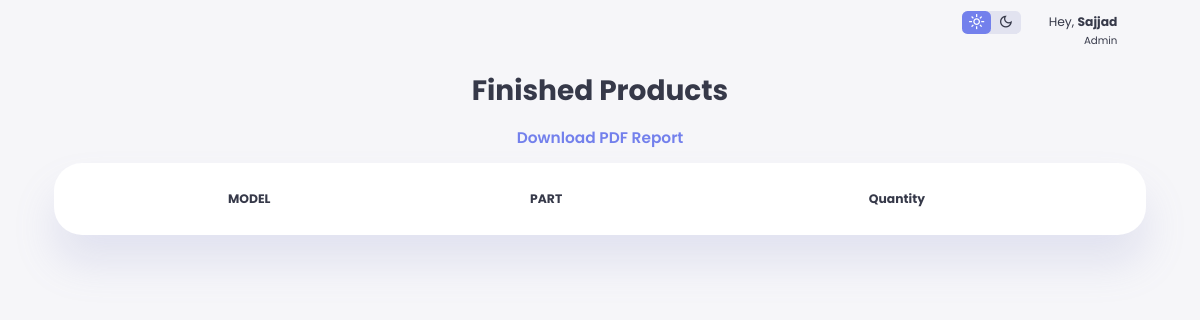
Before: /ShowFinishedMat/ (signed in) with the older database file.
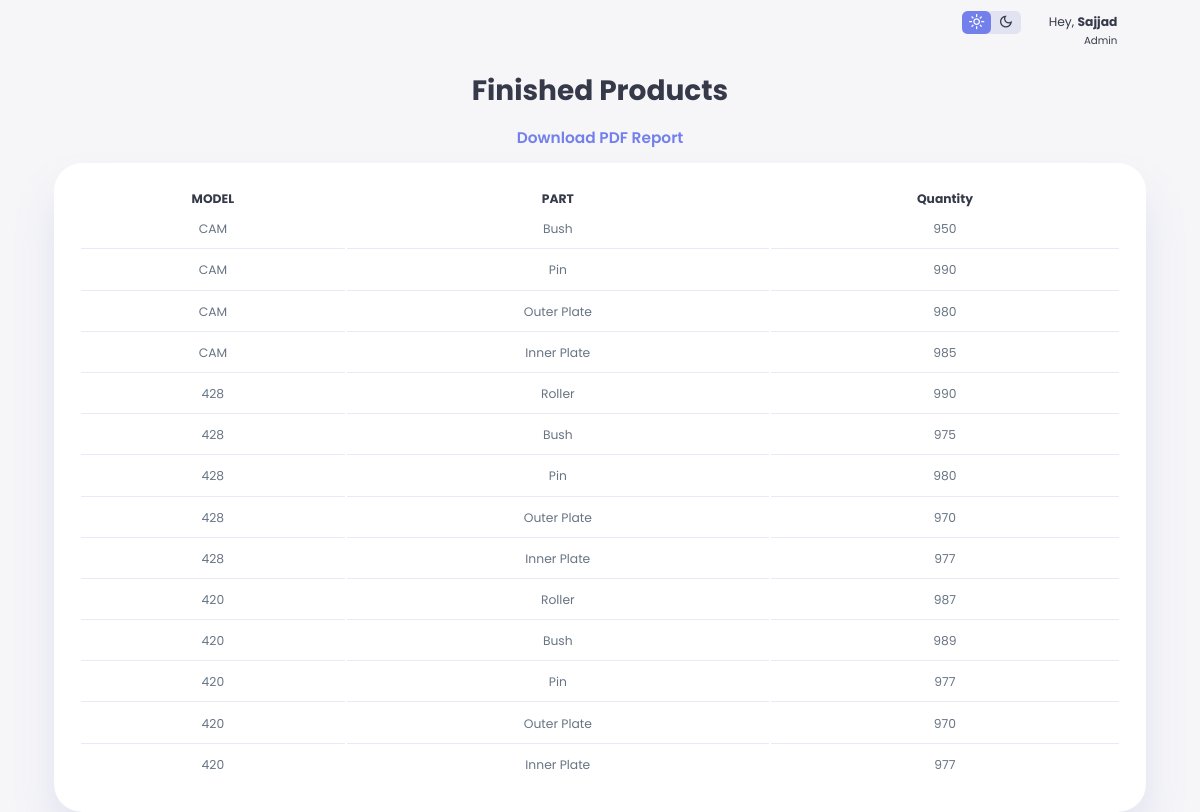
After: the same page with the newer database file.
### atlas/models.py (models this page shows, shortened)
class FinishedProduct(models.Model):
    MODEL_CHOICES = [
        ('420', '420'),
        ('428', '428'),
        ('CAM', 'CAM'),
    ]
    PART_CHOICES = [
        ('Inner Plate', 'Inner Plate'),
        ('Outer Plate', 'Outer Plate'),
        ('Pin', 'Pin'),
        ('Bush', 'Bush'),
        ('Roller', 'Roller'),
    ]
    model = models.CharField(max_length=50, choices=MODEL_CHOICES)
    part = models.CharField(max_length=50, choices=PART_CHOICES)
    quantity = models.IntegerField(default=0)

### atlas/views.py (the view)
# urls.py: path('ShowFinishedMat/', views.ShowFinishedMat, name="ShowFinishedMat"),
def ShowFinishedMat(request):
    context = {}
    context['Products'] = FinishedProduct.objects.all().order_by('-id')
    return render(request, 'AllFinished.html', context)

### templates/AllFinished.html (shortened to what this page needs)
{% load static %}
<!DOCTYPE html>
<html lang="en">
<head>
</head>
<body>
  {% if user.is_authenticated %}
  <div class="container">
    <main>
      <div class="products">
        <h2>Finished Products</h2>
        <a href="{% url 'download_pdf' %}">
            Download PDF Report
        </a>
        <table>
          <thead>
            <tr>
              <th>MODEL</th>
              <th>PART</th>
              <th>Quantity</th>
            </tr>
          </thead>
          <tbody>
            {% for product in Products %}
            <tr>
              <td>{{ product.model}} </td>
              <td>{{product.part}} </td>
              <td>{{product.quantity}}</td>
            </tr>
            {% endfor %}
        </table>
      </div>
      <div class="top">
        <div class="theme-toggle-btn">
          <span class="material-symbols-sharp active">light_mode</span>
          <span class="material-symbols-sharp">dark_mode</span>
        </div>
        <div class="profile">
          <div class="info">
            <p>Hey, <b>Sajjad</b></p>
            <small class = "text-muted">Admin</small>
          </div>
          <div class="profile-photo">
          </div>
        </div>
      </div>
    </main>
  </div>
{%endif%}
</body>
</html>

### templates/AllFinished.html (style rules this page uses)
:root { --color-primary: #7380ec; --color-danger: #ff7782; --color-success: #41f1b6; --color-warning: #ffbb55; --color-white: #fff; --color-info-dark: #7d8da1; --color-info-light: #dceleb; --color-dark: #363949; --color-light: rgba(132, 139, 200, 0.18); --color-primary-variant: #111e88; --color-dark-variant: #677483; --color-background: #f6f6f9; --color-light-prod: rgba(132, 139, 200, 0.18); --card-border-radius: 2rem; --border-radius-1: 0.4rem; --border-radius-2: 0.8rem; --border-radius-3: 1.2rem; --card-padding: 1.8rem; --padding-1: 1.2rem; --box-shadow: 0 2rem 3rem var(--color-light); }
* { margin: 0; padding: 0; outline: 0; appearance: none; border: 0; text-decoration: none; list-style: none; box-sizing: border-box; }
html { font-size: 14px; }
body { width: 100vw; height: 100vh; font-family: "Poppins", sans-serif; font-size: 0.88rem; background: var(--color-background); user-select: none; overflow-x: hidden; color: var(--color-dark); }
.container { display: grid; width: 96%; margin: 0 auto; padding-inline: 100px; gap: 3rem; grid-template-columns: 1fr; }
.profile-photo { width: 2.8rem; height: 2.8rem; border-radius: 50%; overflow: hidden; }
.top .theme-toggle-btn span { font-size: 1.2rem; width: 50%; height: 100%; display: flex; align-items: center; justify-content: center; }
.top .theme-toggle-btn span.active { background: var(--color-primary); color: white; border-radius: var(--border-radius-1); }
.top .profile { display: flex; gap: 2rem; text-align: right; align-items: center; }
.top { display: flex; justify-content: end; gap: 2rem; }
.top .theme-toggle-btn { background: var(--color-light); display: flex; justify-content: space-between; align-items: center; height: 1.6rem; width: 4.2rem; cursor: pointer; border-radius: var(--border-radius-1); }
.top { position: absolute; top: 0.8rem; right: 1.1rem; }
main .products { margin-top: 5rem; }
main .products h2 { font-size: 2rem; margin-bottom: 0.7rem; text-align: center; }
main .products table { background: var(--color-white); width: 100%; border-radius: var(--card-border-radius); padding: var(--card-padding); text-align: center; box-shadow: var(--box-shadow); transition: all 300ms ease; }
main table tbody td { height: 2.8rem; border-bottom: 1px solid var(--color-light); color: var(--color-dark-variant); }
main table tbody tr:last-child td { border: none; }
main .products a { font-size: 1.1rem; font-weight: 600; text-align: center; display: block; margin: 1rem auto; color: var(--color-primary); }
@media screen and (max-width:1200px) { .container { padding-inline: 30px; } }

Changed rows visible on the page:
added FinishedProduct: model "CAM", part "Bush", quantity "950"
added FinishedProduct: model "CAM", part "Pin", quantity "990"
added FinishedProduct: model "CAM", part "Outer Plate", quantity "980"
added FinishedProduct: model "CAM", part "Inner Plate", quantity "985"
added FinishedProduct: model "428", part "Roller", quantity "990"
added FinishedProduct: model "428", part "Bush", quantity "975"
added FinishedProduct: model "428", part "Pin", quantity "980"
added FinishedProduct: model "428", part "Outer Plate", quantity "970"
added FinishedProduct: model "428", part "Inner Plate", quantity "977"
added FinishedProduct: model "420", part "Roller", quantity "987"
added FinishedProduct: model "420", part "Bush", quantity "989"
added FinishedProduct: model "420", part "Pin", quantity "977"
added FinishedProduct: model "420", part "Outer Plate", quantity "970"
added FinishedProduct: model "420", part "Inner Plate", quantity "977"
